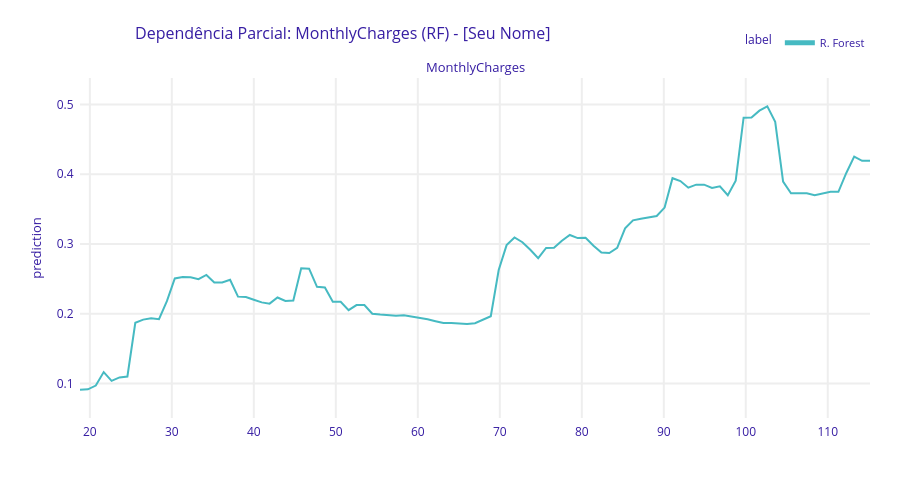
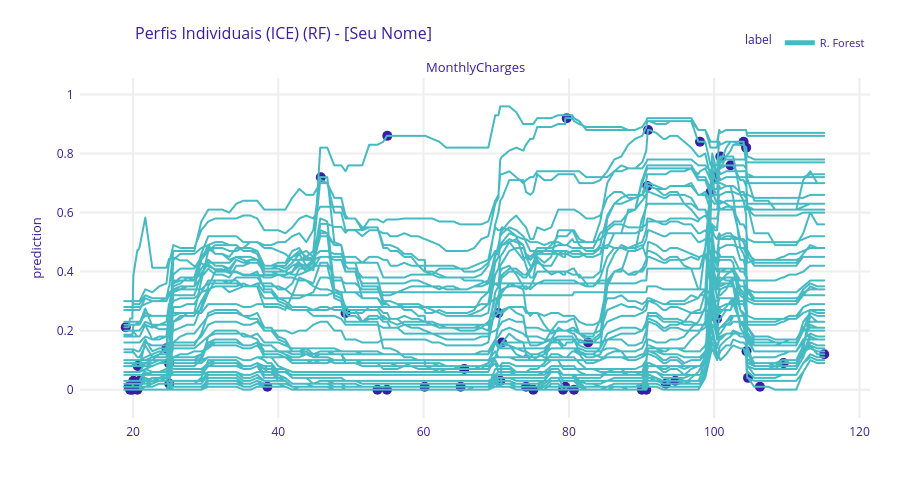
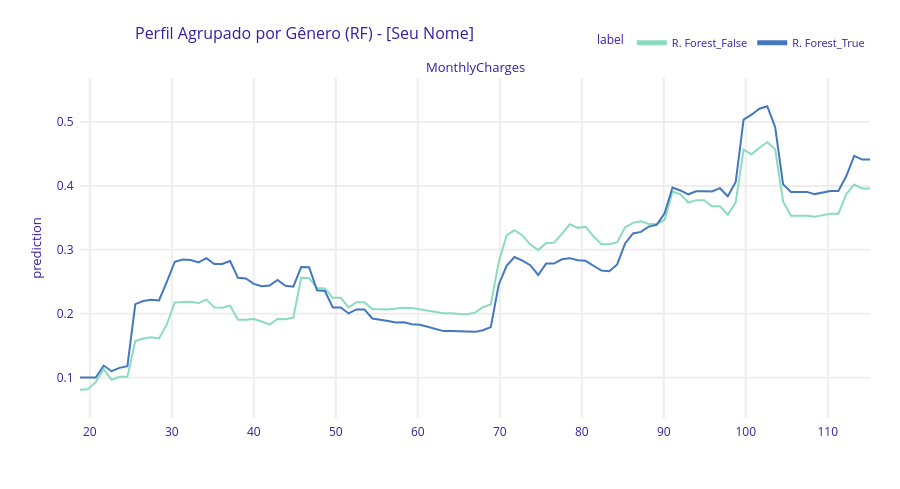

The notebook cell saved with these charts, in order:
### Code cell
# 8. Partial Dependence Profiles (Q2)
# Focus on Random Forest and MonthlyCharges

# 8.a Average Profile
pdp_rf = explainer_rf.model_profile(variables=['MonthlyCharges'])
pdp_rf.plot(title="Dependência Parcial: MonthlyCharges (RF) - [Seu Nome]")
plt.show()

# 8.b Average + Individual Profiles (ICE)
# We calculate ICE for a subset
ice_rf = explainer_rf.predict_profile(X_train.sample(50, random_state=1234), variables=['MonthlyCharges'])
# Plotting ICE (Ceteris Paribus)
# Note: Overlaying PDP and ICE might require specific API calls not available or different in this version.
# We will plot them separately or just ICE which shows the variability.
ice_rf.plot(title="Perfis Individuais (ICE) (RF) - [Seu Nome]")
plt.show()

# 8.c Grouped by gender
# Grouping by 'gender_Male'
pdp_rf_gender = explainer_rf.model_profile(variables=['MonthlyCharges'], groups='gender_Male')
pdp_rf_gender.plot(title="Perfil Agrupado por Gênero (RF) - [Seu Nome]")
plt.show()
